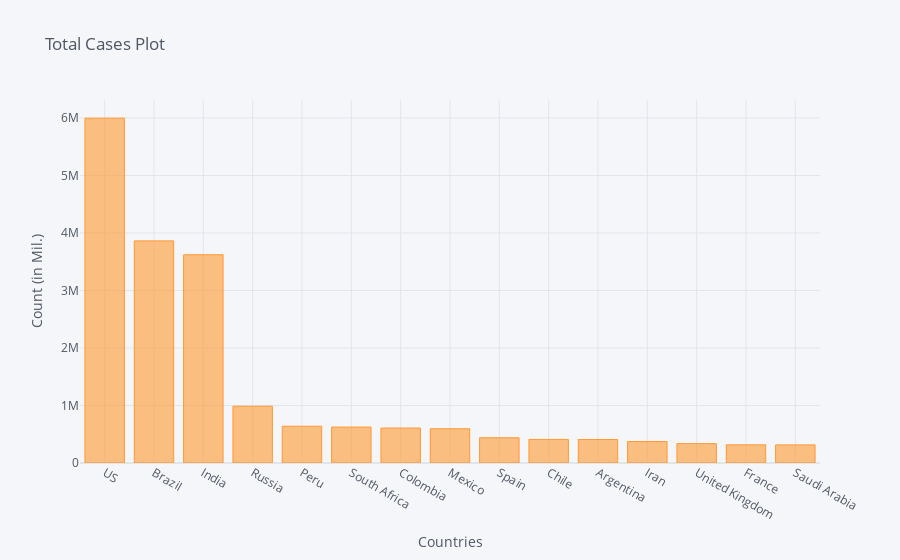

Notebook source saved alongside this figure:
### Code cell
corona_dframe_agg_plot.iplot(kind='bar', x='Country/Region', y='8/30/20',
                             title='Total Cases Plot',xTitle='Countries',yTitle='Count (in Mil.)')

### Figure 1 — Plotly figure (JSON) as saved in the notebook; plotly's stock layout.template omitted (floating-point values rounded to 4 significant figures)
{"data": [{"marker": {"color": "rgba(255, 153, 51, 0.6)", "line": {"color": "rgba(255, 153, 51, 1.0)", "width": 1}}, "name": "8/30/20", "orientation": "v", "text": "", "type": "bar", "x": ["US", "Brazil", "India", "Russia", "Peru", "South Africa", "Colombia", "Mexico", "Spain", "Chile", "Argentina", "Iran", "United Kingdom", "France", "Saudi Arabia"], "y": [5996431, 3862311, 3621245, 987470, 639435, 625056, 607904, 595841, 439286, 409974, 408426, 373570, 336668, 315813, 314821]}], "layout": {"legend": {"bgcolor": "#F5F6F9", "font": {"color": "#4D5663"}}, "paper_bgcolor": "#F5F6F9", "plot_bgcolor": "#F5F6F9", "title": {"font": {"color": "#4D5663"}, "text": "Total Cases Plot"}, "xaxis": {"gridcolor": "#E1E5ED", "showgrid": true, "tickfont": {"color": "#4D5663"}, "title": {"font": {"color": "#4D5663"}, "text": "Countries"}, "zerolinecolor": "#E1E5ED"}, "yaxis": {"gridcolor": "#E1E5ED", "showgrid": true, "tickfont": {"color": "#4D5663"}, "title": {"font": {"color": "#4D5663"}, "text": "Count (in Mil.)"}, "zerolinecolor": "#E1E5ED"}}}
